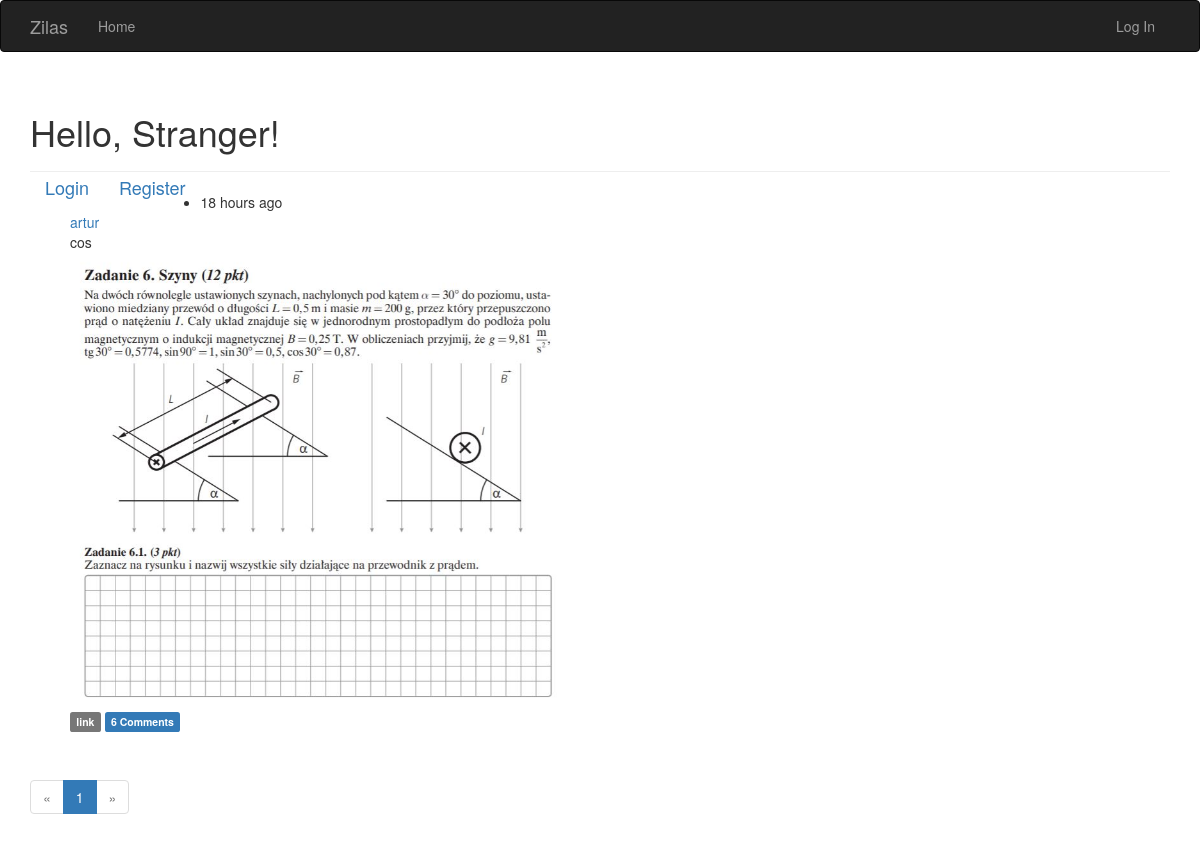
The page / on the database its author committed.
### app/models/models.py (models this page shows, shortened)
class Post(db.Model):
    __tablename__ = 'posts'
    id = db.Column(db.Integer, primary_key=True)
    body = db.Column(db.Text)
    timestamp = db.Column(db.DateTime, index=True, default=datetime.datetime.utcnow)
    author_id = db.Column(db.Integer, db.ForeignKey('users.id'))
    picture_path = db.Column(db.String(128), unique=True, index=True)
    comments = db.relationship('Comment', backref='post', lazy='dynamic')

class User(UserMixin, db.Model):
    __tablename__ = 'users'
    id = db.Column(db.Integer, primary_key=True)
    email = db.Column(db.String(64), unique=True, index=True)
    username = db.Column(db.String(64), unique=True, index=True)
    role_id = db.Column(db.Integer, db.ForeignKey('roles.id'))
    password_hash = db.Column(db.String(128))
    confirmed = db.Column(db.Boolean, default=False)
    name = db.Column(db.String(64))
    location = db.Column(db.String(64))
    about_me = db.Column(db.Text())
    member_since = db.Column(db.DateTime(), default=datetime.datetime.utcnow)
    last_seen = db.Column(db.DateTime(), default=datetime.datetime.utcnow)
    posts = db.relationship('Post', backref='author', lazy='dynamic')
    followed = db.relationship('Follow', foreign_keys=[Follow.follower_id],
                               backref=db.backref('follower', lazy='joined'), lazy='dynamic',
                               cascade='all, delete-orphan')
    followers = db.relationship('Follow', foreign_keys=[Follow.followed_id],
                                backref=db.backref('followed', lazy='joined'), lazy='dynamic',
                                cascade='all, delete-orphan')
    comments = db.relationship('Comment', backref='author', lazy='dynamic')
    @property
    def password(self):
        raise AttributeError('Cannot read password attribute')

### app/main/views.py (the view, shortened to what this page needs)
@main.route("/", methods=['GET', 'POST'])
def index():
    form = PictureForm()
    page = request.args.get('page', 1, type=int)
    pagination = Post.query.order_by(Post.timestamp.desc()).paginate(
       page, per_page=current_app.config['POST_PER_PAGE'], error_out=False)
    posts = pagination.items
    return render_template('index.html', form=form, posts=posts, pagination=pagination)

### app/auth/views.py (called while the page is built)
@auth.before_app_request
def before_request():
    if current_user.is_authenticated:
        current_user.ping()
        if not current_user.confirmed \
                and request.blueprint != 'auth' and request.endpoint != 'static':
            return redirect(url_for('auth.unconfirmed'))

### app/main/__init__.py (called while the page is built)
@main.app_context_processor
def inject_permission():
    return dict(Permission=Permission)

### app/models/models.py (called while the page is built)
    def can(self, perm):
        return False

### app/templates/index.html (shortened to what this page needs)
{% extends "base.html" %}
{% import "bootstrap/wtf.html" as wtf %}
{% import "_macros.html" as macros %}
{% block page_content %}
<div class="page-header">
    <h1>Hello, {% if current_user.is_authenticated %}{{ current_user.username }}{% else %}Stranger{% endif %}!</h1>
    <a class="navbar-brand" href="{{ url_for('auth.login') }}">Login</a>
    <a class="navbar-brand" href="{{ url_for('auth.register') }}">Register</a>
</div>
{% include '_posts.html' %}
{% if pagination %}
<div class="pagination">
    {{ macros.pagination_widget(pagination, '.index') }}
</div>
{% endif %}
{% endblock %}

### app/templates/_posts.html (shortened to what this page needs)
<ul class="posts">
    {% for post in posts %}
    <li class="post">
        <div class="post-content">
            <div class="post-date">{{ moment(post.timestamp).fromNow() }}</div>
            <div class="post-author"><a href="{{ url_for('.user', username=post.author.username) }}">{{ post.author.username }}</a></div>
            <div class="post-body">{{ post.body }}</div>
            <img class="post-img" width="500" src="{{ post.picture_path }}">
        </div>
        <div class="post-footer">
                <a href="{{ url_for('.post', id=post.id) }}">
                    <span class="label label-default">link</span>
                </a>
                <a href="{{ url_for('.post', id=post.id) }}#comments">
                    <span class="label label-primary">{{ post.comments.count() }} Comments</span>
                </a>
            </div>
    </li>
    {% endfor %}
</ul>

### rows shown on the page
Post: timestamp "18 hours ago", author.username "artur", body "cos", picture_path (picture), comments.count "6"

### other values the page prints
{{ p }} "1"
